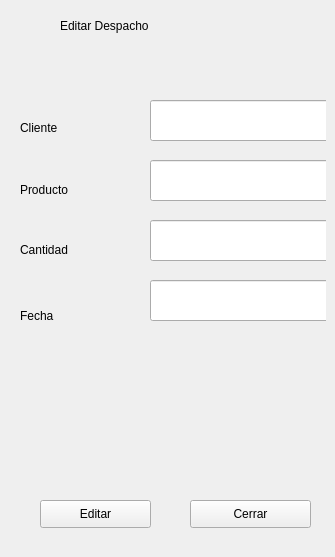
               <widget class="QWidget" name="editarD">
                <widget class="QWidget" name="widget_10" native="true">
                 <property name="geometry">
                  <rect>
                   <x>20</x>
                   <y>10</y>
                   <width>306</width>
                   <height>538</height>
                  </rect>
                 </property>
                 <widget class="QLineEdit" name="lineEdit_44">
                  <property name="geometry">
                   <rect>
                    <x>130</x>
                    <y>90</y>
                    <width>181</width>
                    <height>41</height>
                   </rect>
                  </property>
                 </widget>
                 <widget class="QLineEdit" name="lineEdit_45">
                  <property name="geometry">
                   <rect>
                    <x>130</x>
                    <y>150</y>
                    <width>181</width>
                    <height>41</height>
                   </rect>
                  </property>
                 </widget>
                 <widget class="QLineEdit" name="lineEdit_46">
                  <property name="geometry">
                   <rect>
                    <x>130</x>
                    <y>210</y>
                    <width>181</width>
                    <height>41</height>
                   </rect>
                  </property>
                 </widget>
                 <widget class="QLineEdit" name="lineEdit_47">
                  <property name="geometry">
                   <rect>
                    <x>130</x>
                    <y>270</y>
                    <width>181</width>
                    <height>41</height>
                   </rect>
                  </property>
                 </widget>
                 <widget class="QLabel" name="label_52">
                  <property name="geometry">
                   <rect>
                    <x>40</x>
                    <y>0</y>
                    <width>241</width>
                    <height>31</height>
                   </rect>
                  </property>
                  <property name="text">
                   <string>Editar Despacho</string>
                  </property>
                 </widget>
                 <widget class="QLabel" name="label_53">
                  <property name="geometry">
                   <rect>
                    <x>0</x>
                    <y>110</y>
                    <width>55</width>
                    <height>16</height>
                   </rect>
                  </property>
                  <property name="cursor">
                   <cursorShape>ArrowCursor</cursorShape>
                  </property>
                  <property name="text">
                   <string>Cliente</string>
                  </property>
                 </widget>
                 <widget class="QLabel" name="label_54">
                  <property name="geometry">
                   <rect>
                    <x>0</x>
                    <y>170</y>
                    <width>101</width>
                    <height>20</height>
                   </rect>
                  </property>
                  <property name="text">
                   <string>Producto</string>
                  </property>
                 </widget>
                 <widget class="QLabel" name="label_55">
                  <property name="geometry">
                   <rect>
                    <x>0</x>
                    <y>230</y>
                    <width>91</width>
                    <height>20</height>
                   </rect>
                  </property>
                  <property name="text">
                   <string>Cantidad</string>
                  </property>
                 </widget>
                 <widget class="QLabel" name="label_56">
                  <property name="geometry">
                   <rect>
                    <x>0</x>
                    <y>290</y>
                    <width>91</width>
                    <height>31</height>
                   </rect>
                  </property>
                  <property name="text">
                   <string>Fecha</string>
                  </property>
                 </widget>
                 <widget class="QPushButton" name="pushButton_15">
                  <property name="geometry">
                   <rect>
                    <x>20</x>
                    <y>490</y>
                    <width>111</width>
                    <height>28</height>
                   </rect>
                  </property>
                  <property name="text">
                   <string>Editar</string>
                  </property>
                  <property name="icon">
                   <iconset>
                    <normaloff>img/editar.png</normaloff>img/editar.png</iconset>
                  </property>
                  <property name="iconSize">
                   <size>
                    <width>28</width>
                    <height>28</height>
                   </size>
                  </property>
                 </widget>
                 <widget class="QPushButton" name="pushButton_16">
                  <property name="geometry">
                   <rect>
                    <x>170</x>
                    <y>490</y>
                    <width>121</width>
                    <height>28</height>
                   </rect>
                  </property>
                  <property name="text">
                   <string>Cerrar</string>
                  </property>
                  <property name="icon">
                   <iconset>
                    <normaloff>img/cancelar.png</normaloff>img/cancelar.png</iconset>
                  </property>
                  <property name="iconSize">
                   <size>
                    <width>28</width>
                    <height>28</height>
                   </size>
                  </property>
                 </widget>
                </widget>
               </widget>
